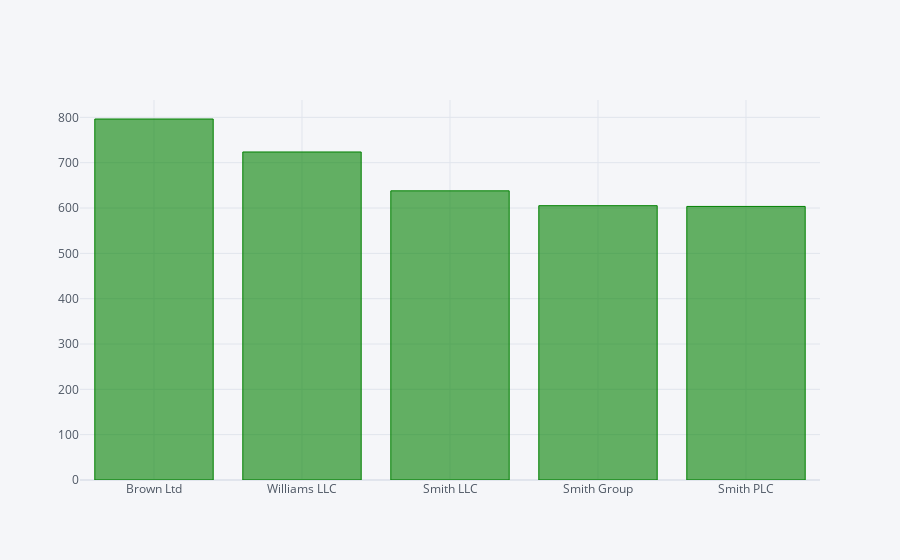

Notebook cell for this chart:
### Code cell
res.iplot(kind='bar', x="Company", y="Purchase Price", color='green')

### Figure 1 — Plotly figure (JSON) as saved in the notebook; plotly's stock layout.template omitted (floating-point values rounded to 4 significant figures)
{"data": [{"marker": {"color": "rgba(0, 128, 0, 0.6)", "line": {"color": "rgba(0, 128, 0, 1.0)", "width": 1}}, "name": "Purchase Price", "orientation": "v", "text": "", "type": "bar", "x": ["Brown Ltd", "Williams LLC", "Smith LLC", "Smith Group", "Smith PLC"], "y": [796.4, 723.6, 637.9, 605.1, 603.5]}], "layout": {"legend": {"bgcolor": "#F5F6F9", "font": {"color": "#4D5663"}}, "paper_bgcolor": "#F5F6F9", "plot_bgcolor": "#F5F6F9", "title": {"font": {"color": "#4D5663"}}, "xaxis": {"gridcolor": "#E1E5ED", "showgrid": true, "tickfont": {"color": "#4D5663"}, "title": {"font": {"color": "#4D5663"}, "text": ""}, "zerolinecolor": "#E1E5ED"}, "yaxis": {"gridcolor": "#E1E5ED", "showgrid": true, "tickfont": {"color": "#4D5663"}, "title": {"font": {"color": "#4D5663"}, "text": ""}, "zerolinecolor": "#E1E5ED"}}}
